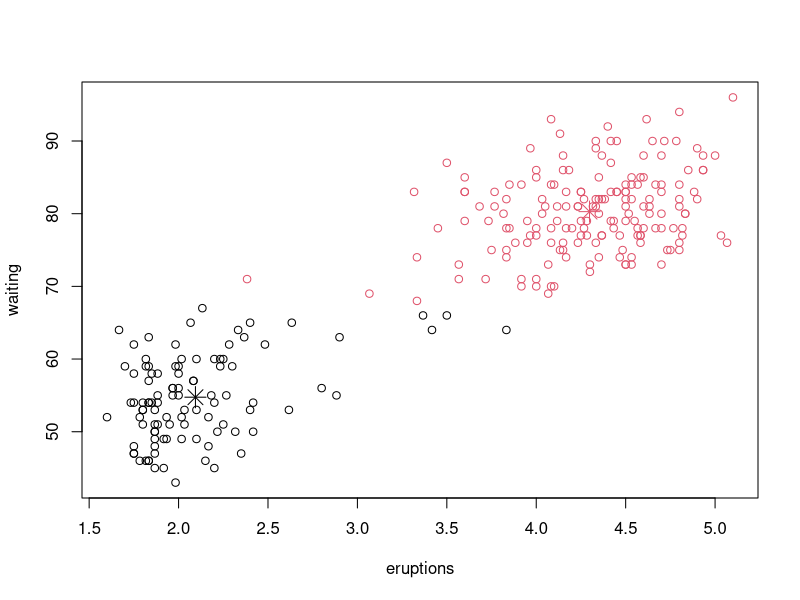

Here is the R script that generated this plot:
# Description: 
#   Illustration of the k-Means algorithm using the Old Faithful dataset.
#
# Details:
#    K: the number of clusters is set to 2.
#
# License: GNU v3
#
# Date: October 19, 2016
#
# Authors:
#    Rcode was written by Jiali Lin.
#    Depts. of Statistics, Virginia Tech,
#    Hutcheson Hall, 403K, Blacksburg, VA 24061 
#
# Source:
#    http://stackoverflow.com/questions/31571236/my-own-k-means-algorithm-in-r

rm(list = ls())
 
# The K means algorithm that uses the Euclidean distance
euclid <- function(points1, points2) {
  distanceMatrix <- matrix(NA, nrow = dim(points1)[1], ncol = dim(points2)[1])
  for(i in 1:nrow(points2)) {
    distanceMatrix[, i] <- sqrt(rowSums(t(t(points1)-points2[i, ])^2))
  }
  distanceMatrix
}

# K-Means algorithm
Kmeans <- function(x, centers, dist.fun, nItter) {
  cluster.history <- vector(nItter, mode = "list")
  center.history <- vector(nItter, mode = "list")
  
  for(i in 1:nItter) {
    distsToCenters <- dist.fun(x, centers)
    clusters <- apply(distsToCenters, 1, which.min)
    centers <- apply(x, 2, tapply, clusters, mean)
    
    # Saving history
    cluster.history[[i]] <- clusters
    center.history[[i]] <- centers
  }
  list(clusters = cluster.history[[nItter]], centers = center.history[[nItter]])
}

# Demo using Old Faithful dataset
K <- 2
data <- faithful
data <- as.matrix(data) 
centers <- data[sample(nrow(data), K),] 
res <- Kmeans(data, centers, euclid, 10)
plot(faithful$eruptions, faithful$waiting, 
     xlab = "eruptions", ylab = "waiting",
     col = res$clusters)
points(res$centers, col = 1:2, pch = 8, cex = 2)


